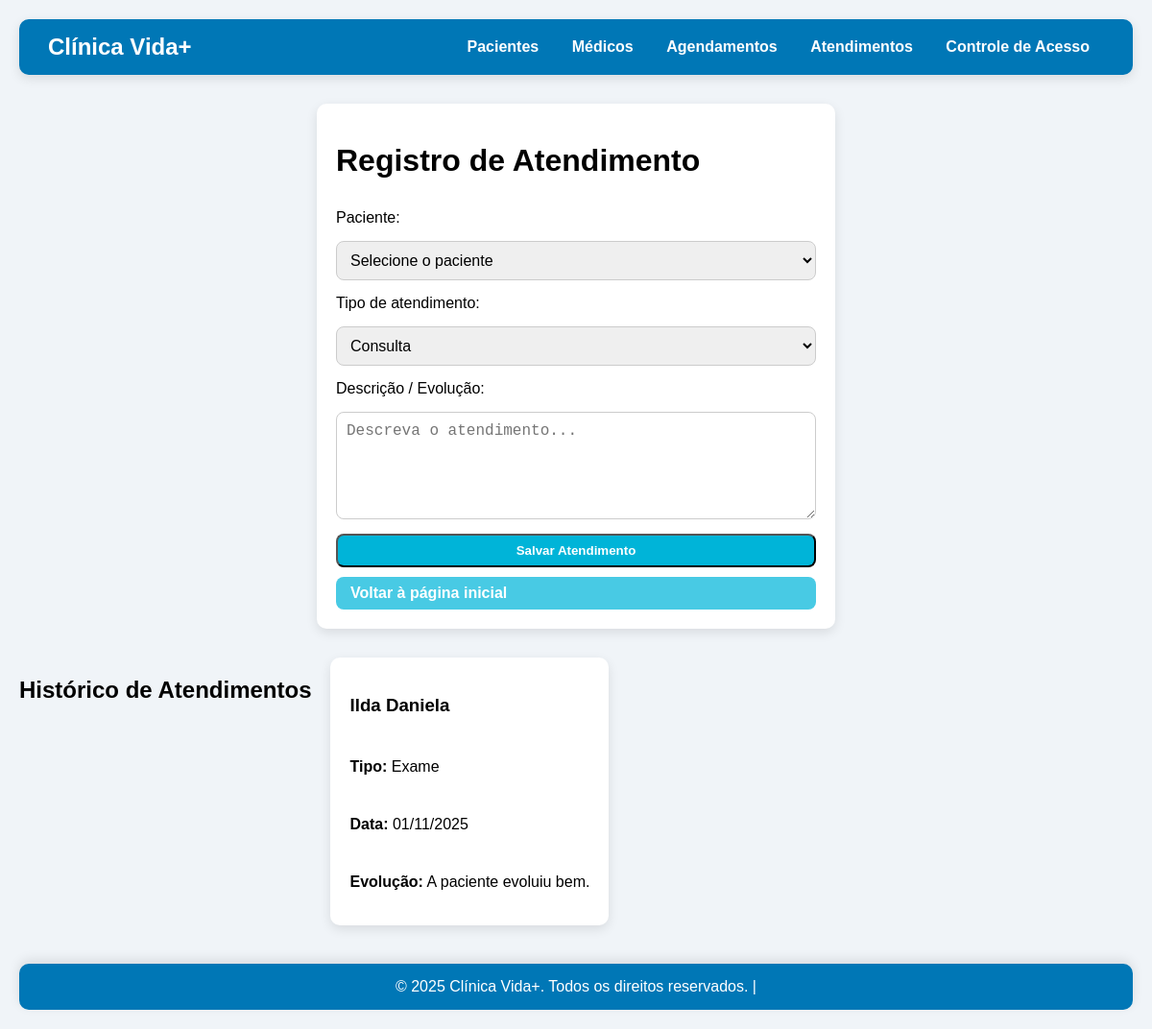
/atendimentos, run on an earlier commit of the app's database.
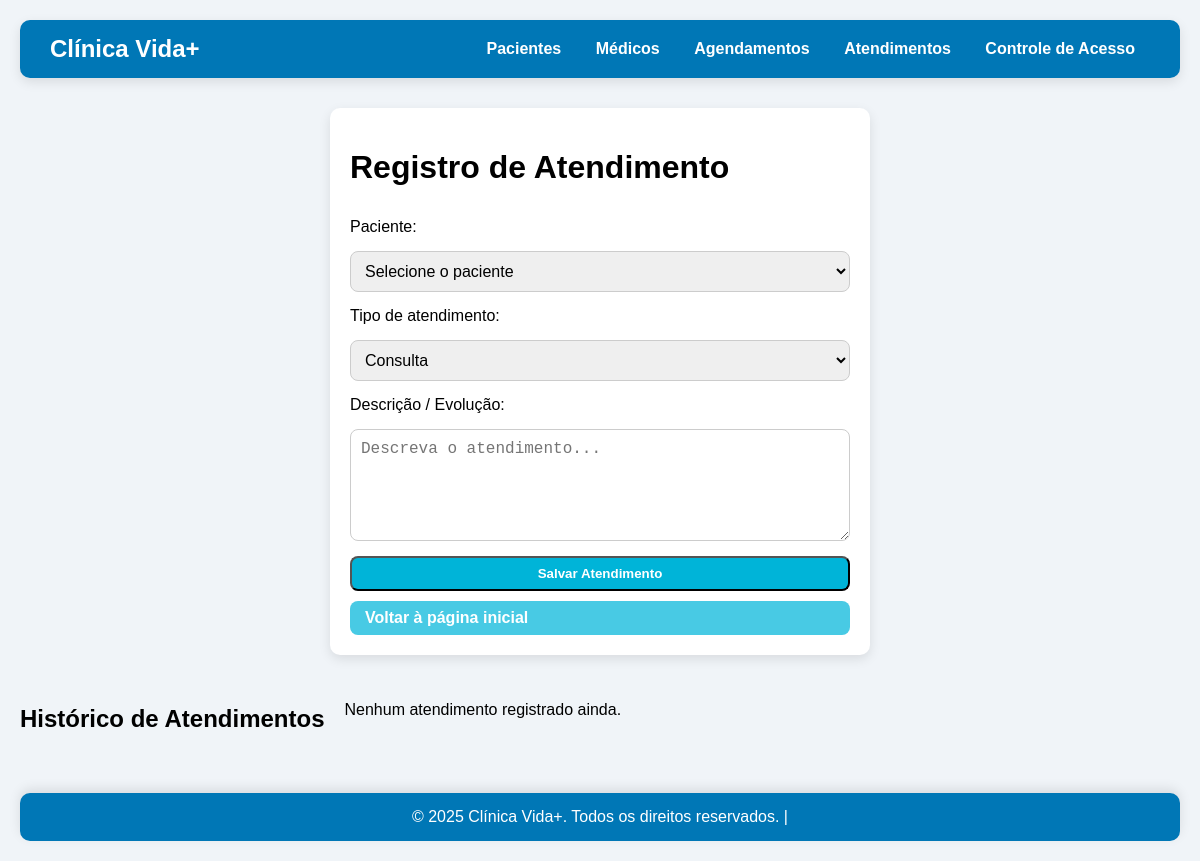
And on a later commit of the database.
### app.py (models this page shows)
class Atendimento(db.Model):
    id = db.Column(db.Integer, primary_key=True)
    paciente_id = db.Column(db.Integer, db.ForeignKey('paciente.id'), nullable=False)
    tipo = db.Column(db.String(50), nullable=False)
    descricao = db.Column(db.Text, nullable=False)
    data = db.Column(db.DateTime, default=datetime.now)

class Paciente(db.Model):
    id = db.Column(db.Integer, primary_key=True)
    nome = db.Column(db.String(100), nullable=False)
    idade = db.Column(db.Integer, nullable=False)
    telefone = db.Column(db.String(20), nullable=False)
    rg = db.Column(db.String(20))
    cpf = db.Column(db.String(20))
    pagamentos_em_dia = db.Column(db.Boolean, default=True)
    atendimentos = db.relationship('Atendimento', backref='paciente', lazy=True, cascade="all, delete")
    agendamentos = db.relationship('Agendamento', backref='paciente', lazy=True, cascade="all, delete")
    pagamentos = db.relationship('Pagamento', backref='paciente', lazy=True, cascade="all, delete")

### app.py (the view, shortened to what this page needs)
@app.route('/atendimentos', methods=['GET', 'POST'])
def atendimentos():
    pacientes = Paciente.query.all()
    atendimentos = Atendimento.query.order_by(Atendimento.data.desc()).all()
    return render_template('atendimentos.html', pacientes=pacientes, atendimentos=atendimentos)

### templates/atendimentos.html (shortened to what this page needs)
{% extends "base.html" %}
{% block content %}
<div class="cadastrar-container">
    <div class="card cadastrar-card">
        <h1>Registro de Atendimento</h1>
        <form method="POST">
            <label for="paciente">Paciente:</label>
            <select id="paciente" name="paciente" required>
                <option value="" disabled selected>Selecione o paciente</option>
            </select>
            <label for="tipo">Tipo de atendimento:</label>
            <select id="tipo" name="tipo" required>
                <option value="Consulta">Consulta</option>
            </select>
            <label for="descricao">Descrição / Evolução:</label>
            <textarea id="descricao" name="descricao" rows="5" placeholder="Descreva o atendimento..." required></textarea>
            <button type="submit" class="btn">Salvar Atendimento</button>
        </form>
        <a href="{{ url_for('index') }}" class="btn btn-voltar">Voltar à página inicial</a>
    </div>
</div>
<div class="historico-container">
    <h2>Histórico de Atendimentos</h2>
    {% if atendimentos %}
    {% for atendimento in atendimentos %}
    <div class="card historico-card">
        <h3>{{ atendimento.paciente.nome }}</h3>
        <p><strong>Tipo:</strong> {{ atendimento.tipo }}</p>
        <p><strong>Data:</strong> {{ atendimento.data.strftime('%d/%m/%Y') }}</p>
        <p><strong>Evolução:</strong> {{ atendimento.descricao }}</p>
    </div>
    {% endfor %}
    {% else %}
    <p>Nenhum atendimento registrado ainda.</p>
    {% endif %}
</div>
{% endblock %}

What changed in the data, as far as the page shows it:
removed Atendimento: paciente.nome "Ilda Daniela", tipo "Exame", data "01/11/2025", descricao "A paciente evoluiu bem."
Also different on the page:
text now shown: "Nenhum atendimento registrado ainda."
